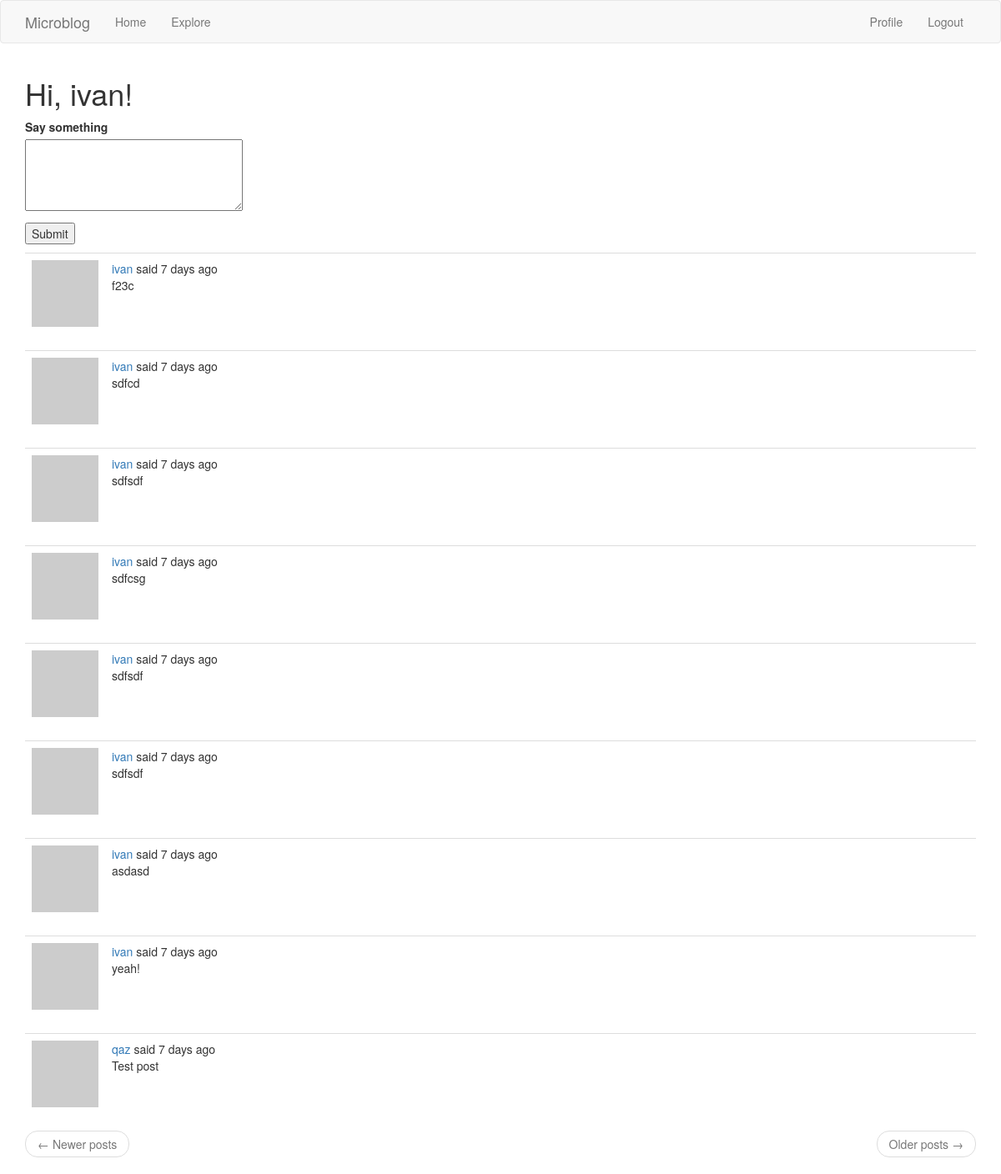
/index (signed in), run on an earlier commit of the app's database.
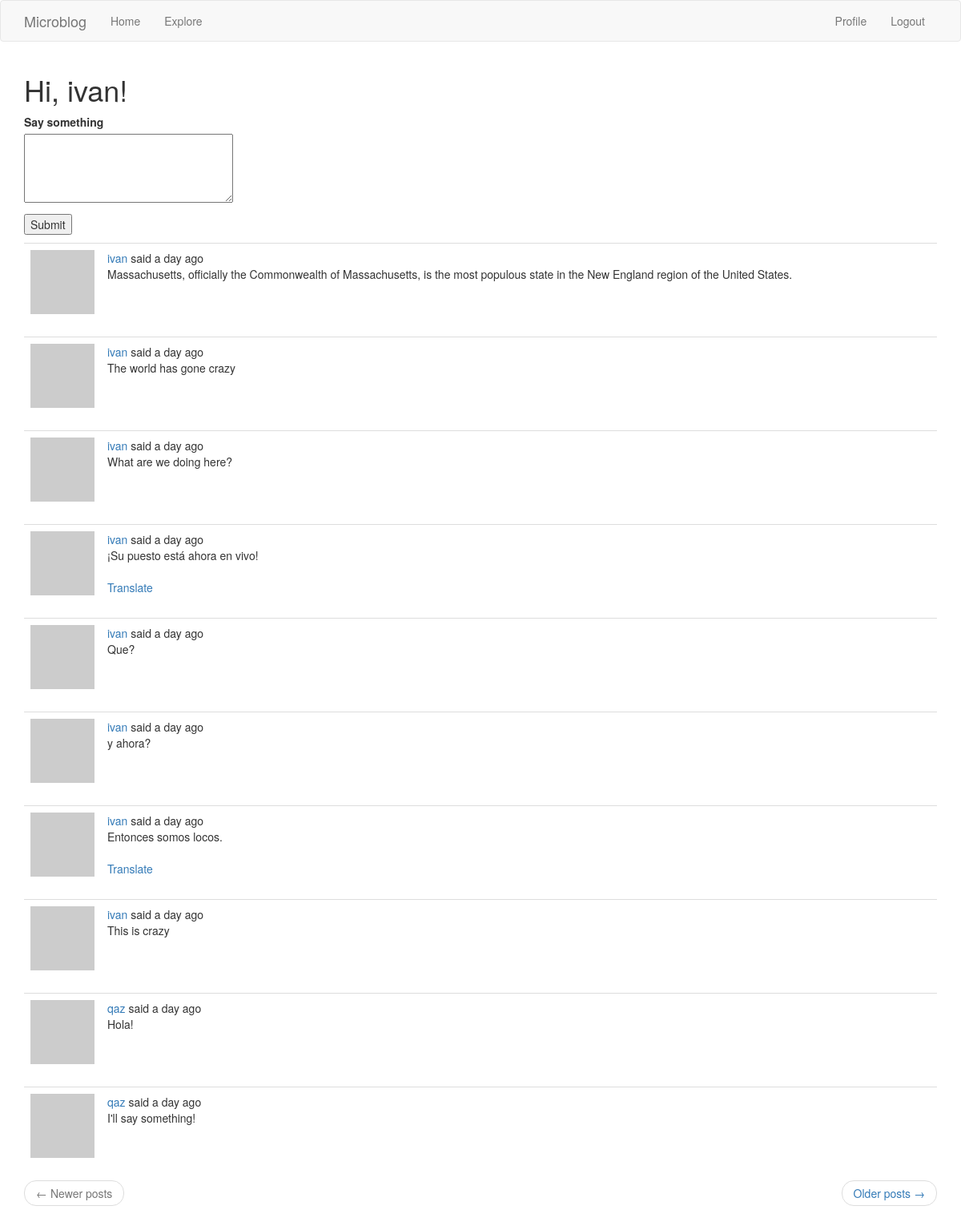
And on a later commit of the database.
### app/models.py (models this page shows, shortened)
class Post(db.Model):
    id = db.Column(db.Integer, primary_key=True)
    body = db.Column(db.String(140))
    language = db.Column(db.String(5))
    timestamp = db.Column(db.DateTime, index=True, default=datetime.utcnow)
    user_id = db.Column(db.Integer, db.ForeignKey('user.id'))

### app/main/routes.py (the view, shortened to what this page needs)
@bp.route('/', methods=['GET', 'POST'])
@bp.route('/index', methods=['GET', 'POST'])
@login_required
def index():
    form = PostForm()
    page = request.args.get('page', 1, type=int)
    posts = current_user.followed_posts().paginate(
        page, current_app.config['POSTS_PER_PAGE'], False)
    next_url = url_for('main.index', page=posts.next_num) if posts.has_next else None
    prev_url = url_for('main.index', page=posts.prev_num) if posts.has_prev else None
    return render_template('index.jinja', title='Home', form=form,
                           posts=posts.items, next_url=next_url,
                           prev_url=prev_url)

### app/main/forms.py
class PostForm(FlaskForm):
    post = TextAreaField(_l('Say something'), validators=[
        DataRequired(), Length(min=1, max=140)])
    submit = SubmitField(_l('Submit'))

### app/main/routes.py (called while the page is built)
@bp.before_app_request
def before_request():
    if current_user.is_authenticated:
        current_user.last_seen = datetime.utcnow()
        db.session.commit()
    g.locale = str(get_locale())

### app/models.py (called while the page is built)
@login.user_loader
def load_user(user_id):
    return User.query.get(int(user_id))

    def avatar(self, size):
        lower_email = str(self.email).lower()
        digest = md5(lower_email.encode('utf-8')).hexdigest()
        return 'https://www.gravatar.com/avatar/{}?d=identicon&s={}'.format(digest, size)

    def followed_posts(self):
        followed = Post.query \
            .join(followers, (followers.c.followed_id == Post.user_id)) \
            .filter(followers.c.follower_id == self.id)
        own = Post.query \
            .filter_by(user_id = self.id)
        return followed.union(own).order_by(Post.timestamp.desc())

### app/templates/index.jinja (shortened to what this page needs)
{% extends "base.jinja" %}
{% block app_content %}
    <h1>{{ _('Hi, ') }} {{ current_user.username }}!</h1>
    {% if form %}
        <form action="" method="post">
            <p>
                {{ form.post.label }}<br>
                {{ form.post(cols=32, rows=4) }}<br>
            </p>
            <p>{{ form.submit() }}</p>
        </form>
    {% endif %}
    {% for post in posts %}
        {% include '_post.jinja' %}
    {% endfor %}
    <nav aria-label="...">
        <ul class="pager">
            <li class="previous{% if not prev_url %} disabled{% endif %}">
                <a href="{{ prev_url or '#' }}">
                    <span aria-hidden="true">&larr;</span>
                    {{ _('Newer posts') }}
                </a>
            </li>
            <li class="next{% if not next_url %} disabled{% endif %}">
                <a href="{{ next_url or '#' }}">
                    {{ _('Older posts') }} <span aria-hidden="true">&rarr;</span>
                </a>
            </li>
        </ul>
    </nav>
{% endblock %}

### app/templates/_post.jinja (shortened to what this page needs)
    <table class="table table-hover">
        <tr>
            <td width="70px">
                <a href="{{ url_for('main.user', username=post.author.username) }}">
                    <img src="{{ post.author.avatar(70) }}" />
                </a>
            </td>
            <td>
                {{ _('%(username)s said %(when)s',
                    username=user_link, when=moment(post.timestamp).fromNow()) }}
                <br>
                <span id="post{{ post.id }}">{{ post.body }}</span>
                {% if post.language and post.language != g.locale %}
                <br><br>
                <span id="translation{{ post.id }}">
                    <a href="javascript:translate(
                                '#post{{ post.id }}',
                                '#translation{{ post.id }}',
                                '{{ post.language }}',
                                '{{ g.locale }}');">{{ _('Translate') }}</a>
                </span>
                {% endif %}
            </td>
        </tr>
    </table>

What changed in the data, as far as the page shows it:
no longer on this page (row unchanged): Post: body "f23c"
no longer on this page (row unchanged): Post: body "sdfcd"
no longer on this page (row unchanged): Post: body "sdfsdf"
no longer on this page (row unchanged): Post: body "sdfcsg"
no longer on this page (row unchanged): Post: body "sdfsdf"
no longer on this page (row unchanged): Post: body "sdfsdf"
no longer on this page (row unchanged): Post: body "asdasd"
no longer on this page (row unchanged): Post: body "yeah!"
no longer on this page (row unchanged): Post: body "Test post"
added Post: body "Massachusetts, officially the Commonwealth of Massachusetts, is the most populous state in the New England region of the United States."
added Post: body "The world has gone crazy"
added Post: body "What are we doing here?"
added Post: body "¡Su puesto está ahora en vivo!"
added Post: body "Que?"
added Post: body "y ahora?"
added Post: body "Entonces somos locos."
added Post: body "This is crazy"
added Post: body "Hola!"
added Post: body "I'll say something!"
